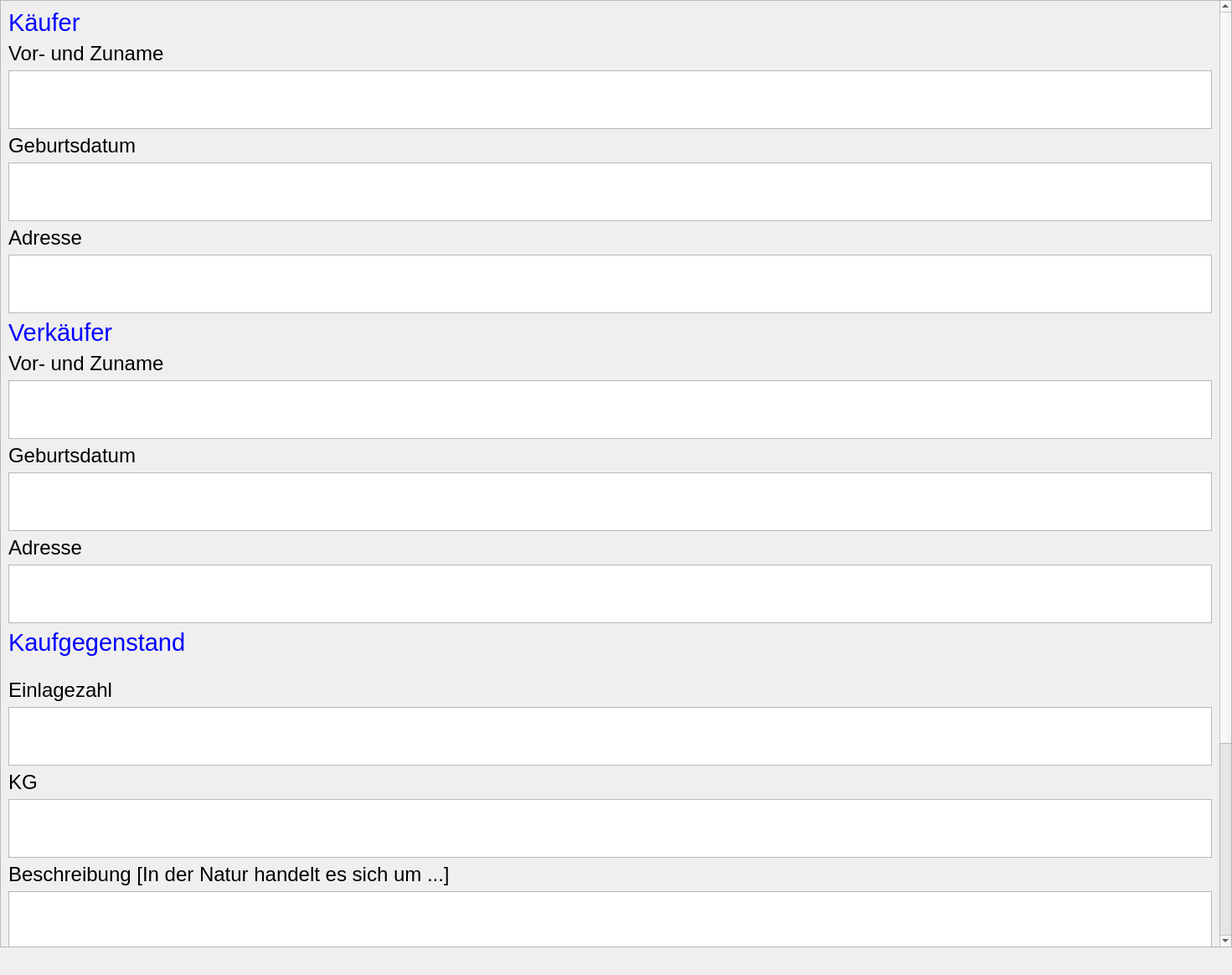
<?xml version="1.0" encoding="UTF-8"?>
<ui version="4.0">
 <class>Form</class>
 <widget class="QWidget" name="Form">
  <property name="geometry">
   <rect>
    <x>0</x>
    <y>0</y>
    <width>1471</width>
    <height>1164</height>
   </rect>
  </property>
  <property name="windowTitle">
   <string>Form</string>
  </property>
  <widget class="QScrollArea" name="scrollArea">
   <property name="geometry">
    <rect>
     <x>0</x>
     <y>0</y>
     <width>1471</width>
     <height>1131</height>
    </rect>
   </property>
   <property name="sizePolicy">
    <sizepolicy hsizetype="MinimumExpanding" vsizetype="MinimumExpanding">
     <horstretch>0</horstretch>
     <verstretch>0</verstretch>
    </sizepolicy>
   </property>
   <property name="widgetResizable">
    <bool>true</bool>
   </property>
   <widget class="QWidget" name="scrollAreaWidgetContents">
    <property name="geometry">
     <rect>
      <x>0</x>
      <y>0</y>
      <width>1452</width>
      <height>1499</height>
     </rect>
    </property>
    <layout class="QVBoxLayout" name="verticalLayout">
     <item>
      <widget class="QLabel" name="label_9">
       <property name="font">
        <font>
         <pointsize>22</pointsize>
        </font>
       </property>
       <property name="styleSheet">
        <string notr="true">color: blue;</string>
       </property>
       <property name="text">
        <string>Käufer</string>
       </property>
      </widget>
     </item>
     <item>
      <widget class="QLabel" name="label">
       <property name="font">
        <font>
         <pointsize>18</pointsize>
        </font>
       </property>
       <property name="text">
        <string>Vor- und Zuname</string>
       </property>
      </widget>
     </item>
     <item>
      <widget class="QTextEdit" name="textEdit"/>
     </item>
     <item>
      <widget class="QLabel" name="label_2">
       <property name="font">
        <font>
         <pointsize>18</pointsize>
        </font>
       </property>
       <property name="text">
        <string>Geburtsdatum</string>
       </property>
      </widget>
     </item>
     <item>
      <widget class="QTextEdit" name="textEdit_2"/>
     </item>
     <item>
      <widget class="QLabel" name="label_3">
       <property name="font">
        <font>
         <pointsize>18</pointsize>
        </font>
       </property>
       <property name="text">
        <string>Adresse</string>
       </property>
      </widget>
     </item>
     <item>
      <widget class="QTextEdit" name="textEdit_3"/>
     </item>
     <item>
      <widget class="QLabel" name="label_10">
       <property name="font">
        <font>
         <pointsize>22</pointsize>
        </font>
       </property>
       <property name="styleSheet">
        <string notr="true">color: blue;</string>
       </property>
       <property name="text">
        <string>Verkäufer</string>
       </property>
      </widget>
     </item>
     <item>
      <widget class="QLabel" name="label_4">
       <property name="font">
        <font>
         <pointsize>18</pointsize>
        </font>
       </property>
       <property name="text">
        <string>Vor- und Zuname</string>
       </property>
      </widget>
     </item>
     <item>
      <widget class="QTextEdit" name="textEdit_4"/>
     </item>
     <item>
      <widget class="QLabel" name="label_7">
       <property name="font">
        <font>
         <pointsize>18</pointsize>
        </font>
       </property>
       <property name="text">
        <string>Geburtsdatum</string>
       </property>
      </widget>
     </item>
     <item>
      <widget class="QTextEdit" name="textEdit_6"/>
     </item>
     <item>
      <widget class="QLabel" name="label_8">
       <property name="font">
        <font>
         <pointsize>18</pointsize>
        </font>
       </property>
       <property name="text">
        <string>Adresse</string>
       </property>
      </widget>
     </item>
     <item>
      <widget class="QTextEdit" name="textEdit_8"/>
     </item>
     <item>
      <widget class="QLabel" name="label_11">
       <property name="font">
        <font>
         <pointsize>22</pointsize>
        </font>
       </property>
       <property name="styleSheet">
        <string notr="true">color: blue;</string>
       </property>
       <property name="text">
        <string>Kaufgegenstand</string>
       </property>
      </widget>
     </item>
     <item>
      <widget class="QLabel" name="label_5">
       <property name="text">
        <string/>
       </property>
      </widget>
     </item>
     <item>
      <widget class="QLabel" name="label_12">
       <property name="font">
        <font>
         <pointsize>18</pointsize>
        </font>
       </property>
       <property name="text">
        <string>Einlagezahl</string>
       </property>
      </widget>
     </item>
     <item>
      <widget class="QTextEdit" name="textEdit_5"/>
     </item>
     <item>
      <widget class="QLabel" name="label_13">
       <property name="font">
        <font>
         <pointsize>18</pointsize>
        </font>
       </property>
       <property name="text">
        <string>KG</string>
       </property>
      </widget>
     </item>
     <item>
      <widget class="QTextEdit" name="textEdit_9"/>
     </item>
     <item>
      <widget class="QLabel" name="label_6">
       <property name="font">
        <font>
         <pointsize>18</pointsize>
        </font>
       </property>
       <property name="text">
        <string>Beschreibung [In der Natur handelt es sich um ...]</string>
       </property>
      </widget>
     </item>
     <item>
      <widget class="QTextEdit" name="textEdit_7"/>
     </item>
     <item>
      <widget class="QLabel" name="label_16">
       <property name="font">
        <font>
         <pointsize>18</pointsize>
        </font>
       </property>
       <property name="text">
        <string>Kaufpreis</string>
       </property>
      </widget>
     </item>
     <item>
      <widget class="QTextEdit" name="textEdit_11"/>
     </item>
     <item>
      <widget class="QLabel" name="label_15">
       <property name="text">
        <string/>
       </property>
      </widget>
     </item>
     <item>
      <widget class="QLabel" name="label_14">
       <property name="font">
        <font>
         <pointsize>18</pointsize>
        </font>
       </property>
       <property name="text">
        <string>Übergabetag [... am ...]</string>
       </property>
      </widget>
     </item>
     <item>
      <widget class="QTextEdit" name="textEdit_13"/>
     </item>
     <item alignment="Qt::AlignmentFlag::AlignHCenter">
      <widget class="QPushButton" name="pushButton">
       <property name="font">
        <font>
         <pointsize>18</pointsize>
         <bold>true</bold>
        </font>
       </property>
       <property name="text">
        <string>Entwürfe erstellen</string>
       </property>
      </widget>
     </item>
    </layout>
   </widget>
  </widget>
 </widget>
 <resources/>
 <connections/>
</ui>
